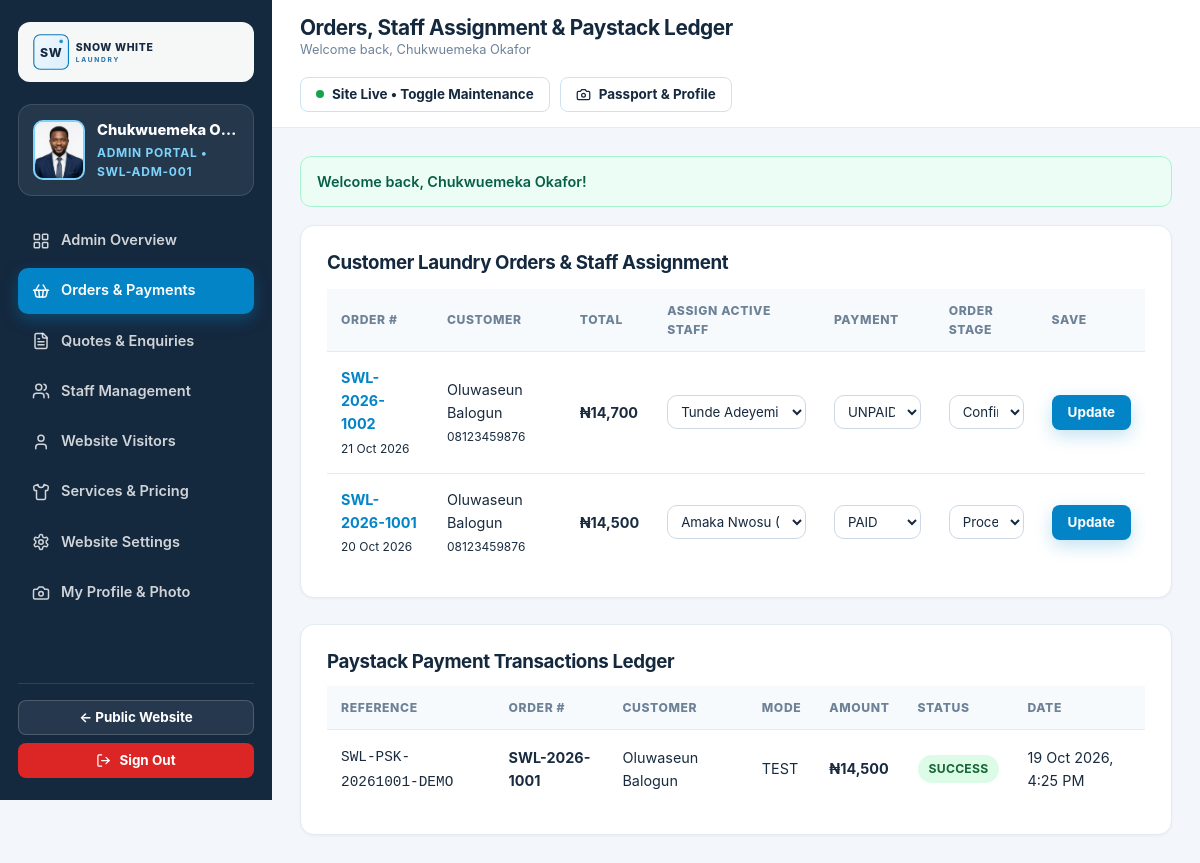
The app's page /admin/orders.php (signed in) with its own data.
### tables this page shows
CREATE TABLE `users` (
  `id` INT UNSIGNED NOT NULL AUTO_INCREMENT,
  `full_name` VARCHAR(120) NOT NULL,
  `email` VARCHAR(160) NOT NULL,
  `phone` VARCHAR(30) DEFAULT NULL,
  `password_hash` VARCHAR(255) NOT NULL,
  `role` ENUM('visitor', 'staff', 'admin') NOT NULL DEFAULT 'visitor',
  `status` ENUM('active', 'suspended') NOT NULL DEFAULT 'active',
  `suspension_reason` VARCHAR(255) DEFAULT NULL,
  `staff_code` VARCHAR(30) DEFAULT NULL,
  `job_title` VARCHAR(100) DEFAULT NULL,
  `address` VARCHAR(255) DEFAULT NULL,
  `city_area` VARCHAR(100) DEFAULT NULL,
  `passport_photo` VARCHAR(255) DEFAULT NULL,
  `bio` TEXT DEFAULT NULL,
  `last_login_at` DATETIME DEFAULT NULL,
  `created_at` DATETIME NOT NULL DEFAULT CURRENT_TIMESTAMP,
  `updated_at` DATETIME NOT NULL DEFAULT CURRENT_TIMESTAMP ON UPDATE CURRENT_TIMESTAMP,
  PRIMARY KEY (`id`),
  UNIQUE KEY `uniq_users_email` (`email`),
  KEY `idx_users_role_status` (`role`, `status`)
);

CREATE TABLE `orders` (
  `id` INT UNSIGNED NOT NULL AUTO_INCREMENT,
  `order_number` VARCHAR(32) NOT NULL,
  `user_id` INT UNSIGNED DEFAULT NULL,
  `customer_name` VARCHAR(120) NOT NULL,
  `customer_email` VARCHAR(160) NOT NULL,
  `customer_phone` VARCHAR(30) NOT NULL,
  `pickup_address` VARCHAR(255) NOT NULL,
  `delivery_option` ENUM('drop_off', 'pickup_delivery') NOT NULL DEFAULT 'pickup_delivery',
  `service_speed` ENUM('standard', 'express') NOT NULL DEFAULT 'standard',
  `preferred_date` DATE NOT NULL,
  `preferred_time_slot` VARCHAR(50) NOT NULL DEFAULT 'Morning (8:00 AM - 12:00 PM)',
  `special_notes` TEXT DEFAULT NULL,
  `subtotal_ngn` DECIMAL(12,2) NOT NULL DEFAULT 0.00,
  `delivery_fee_ngn` DECIMAL(12,2) NOT NULL DEFAULT 0.00,
  `express_fee_ngn` DECIMAL(12,2) NOT NULL DEFAULT 0.00,
  `total_amount_ngn` DECIMAL(12,2) NOT NULL DEFAULT 0.00,
  `payment_method` ENUM('paystack', 'pay_on_pickup') NOT NULL DEFAULT 'paystack',
  `payment_status` ENUM('unpaid', 'paid', 'failed', 'refunded') NOT NULL DEFAULT 'unpaid',
  `order_status` ENUM('pending', 'confirmed', 'picked_up', 'processing', 'ready', 'delivered', 'cancelled') NOT NULL DEFAULT 'pending',
  `assigned_staff_id` INT UNSIGNED DEFAULT NULL,
  `staff_notes` TEXT DEFAULT NULL,
  `created_at` DATETIME NOT NULL DEFAULT CURRENT_TIMESTAMP,
  `updated_at` DATETIME NOT NULL DEFAULT CURRENT_TIMESTAMP ON UPDATE CURRENT_TIMESTAMP,
  PRIMARY KEY (`id`),
  UNIQUE KEY `uniq_orders_number` (`order_number`),
  KEY `idx_orders_user` (`user_id`),
  KEY `idx_orders_staff` (`assigned_staff_id`),
  KEY `idx_orders_status` (`order_status`, `payment_status`),
  CONSTRAINT `fk_orders_user` FOREIGN KEY (`user_id`) REFERENCES `users` (`id`) ON DELETE SET NULL,
  CONSTRAINT `fk_orders_staff` FOREIGN KEY (`assigned_staff_id`) REFERENCES `users` (`id`) ON DELETE SET NULL
);

CREATE TABLE `payments` (
  `id` INT UNSIGNED NOT NULL AUTO_INCREMENT,
  `order_id` INT UNSIGNED NOT NULL,
  `user_id` INT UNSIGNED DEFAULT NULL,
  `reference` VARCHAR(100) NOT NULL,
  `gateway` VARCHAR(30) NOT NULL DEFAULT 'paystack',
  `mode` VARCHAR(20) NOT NULL DEFAULT 'test',
  `amount_ngn` DECIMAL(12,2) NOT NULL,
  `currency` VARCHAR(10) NOT NULL DEFAULT 'NGN',
  `status` ENUM('initialized', 'success', 'failed') NOT NULL DEFAULT 'initialized',
  `channel` VARCHAR(40) DEFAULT NULL,
  `gateway_response` VARCHAR(255) DEFAULT NULL,
  `paid_at` DATETIME DEFAULT NULL,
  `raw_payload` LONGTEXT DEFAULT NULL,
  `created_at` DATETIME NOT NULL DEFAULT CURRENT_TIMESTAMP,
  PRIMARY KEY (`id`),
  UNIQUE KEY `uniq_payments_ref` (`reference`),
  KEY `idx_payments_order` (`order_id`),
  CONSTRAINT `fk_payments_order` FOREIGN KEY (`order_id`) REFERENCES `orders` (`id`) ON DELETE CASCADE,
  CONSTRAINT `fk_payments_user` FOREIGN KEY (`user_id`) REFERENCES `users` (`id`) ON DELETE SET NULL
);

### admin/orders.php (the view, shortened to what this page needs)
<?php
require_once __DIR__ . '/../includes/bootstrap.php';
$authUser = swl_require_auth('admin');
$pdo      = swl_db();
$activeStaff = $pdo->query("SELECT id, full_name, staff_code FROM users WHERE role = 'staff' AND status = 'active' ORDER BY full_name ASC")->fetchAll();
$orders      = $pdo->query('SELECT * FROM orders ORDER BY id DESC')->fetchAll();
$payments    = $pdo->query(
    'SELECT p.*, o.order_number, o.customer_name
     FROM payments p
     JOIN orders o ON o.id = p.order_id
     ORDER BY p.id DESC LIMIT 12'
)->fetchAll();
$dashTitle = 'Orders, Staff Assignment & Paystack Ledger';
$activeTab = 'orders';
require __DIR__ . '/../includes/dashboard_header.php';
?>
<div class="card" style="margin-bottom:26px;">
  <h3>Customer Laundry Orders &amp; Staff Assignment</h3>
  <div class="table-wrap" style="margin-top:14px;">
    <table class="swl-table">
      <thead>
        <tr>
          <th>Order #</th>
          <th>Customer</th>
          <th>Total</th>
          <th>Assign Active Staff</th>
          <th>Payment</th>
          <th>Order Stage</th>
          <th>Save</th>
        </tr>
      </thead>
      <tbody>
        <?php foreach ($orders as $ord): ?>
          <tr>
            <form method="post">
              <td>
                <strong><a href="<?= e(swl_base_url('receipt.php?order=' . urlencode($ord['order_number']))) ?>" target="_blank"><?= e($ord['order_number']) ?></a></strong>
                <br><small><?= e(date('d M Y', strtotime($ord['preferred_date']))) ?></small>
              </td>
              <td><?= e($ord['customer_name']) ?><br><small><?= e($ord['customer_phone']) ?></small></td>
              <td><strong><?= swl_money($ord['total_amount_ngn']) ?></strong></td>
              <td>
                <select name="assigned_staff_id" class="form-control" style="padding:7px 9px;font-size:0.83rem;">
                  <?php foreach ($activeStaff as $st): ?>
                    <option value="<?= (int)$st['id'] ?>" <?= (int)$ord['assigned_staff_id'] === (int)$st['id'] ? 'selected' : '' ?>>
                      <?= e($st['full_name']) ?> (<?= e($st['staff_code']) ?>)
                    </option>
                  <?php endforeach; ?>
                </select>
              </td>
              <td>
                <select name="payment_status" class="form-control" style="padding:7px 9px;font-size:0.83rem;">
                  <?php foreach (['unpaid','paid','failed','refunded'] as $ps): ?>
                    <option value="<?= $ps ?>" <?= $ord['payment_status'] === $ps ? 'selected' : '' ?>><?= strtoupper($ps) ?></option>
                  <?php endforeach; ?>
                </select>
              </td>
              <td>
                <select name="order_status" class="form-control" style="padding:7px 9px;font-size:0.83rem;">
                  <?php foreach (['pending','confirmed','picked_up','processing','ready','delivered','cancelled'] as $os): ?>
                    <option value="<?= $os ?>" <?= $ord['order_status'] === $os ? 'selected' : '' ?>><?= ucwords(str_replace('_', ' ', $os)) ?></option>
                  <?php endforeach; ?>
                </select>
              </td>
              <td><button type="submit" class="btn btn-primary btn-sm">Update</button></td>
            </form>
          </tr>
        <?php endforeach; ?>
      </tbody>
    </table>
  </div>
</div>
<div class="card">
  <h3>Paystack Payment Transactions Ledger</h3>
  <div class="table-wrap" style="margin-top:12px;">
    <table class="swl-table">
      <thead>
        <tr>
          <th>Reference</th>
          <th>Order #</th>
          <th>Customer</th>
          <th>Mode</th>
          <th>Amount</th>
          <th>Status</th>
          <th>Date</th>
        </tr>
      </thead>
      <tbody>
        <?php foreach ($payments as $p): ?>
          <tr>
            <td><code><?= e($p['reference']) ?></code></td>
            <td><strong><?= e($p['order_number']) ?></strong></td>
            <td><?= e($p['customer_name']) ?></td>
            <td><?= e(strtoupper($p['mode'])) ?></td>
            <td><strong><?= swl_money($p['amount_ngn'], $p['currency']) ?></strong></td>
            <td><span class="badge badge-paid"><?= e(strtoupper($p['status'])) ?></span></td>
            <td><?= e(date('d M Y, g:i A', strtotime($p['created_at']))) ?></td>
          </tr>
        <?php endforeach; ?>
      </tbody>
    </table>
  </div>
</div>
<?php require __DIR__ . '/../includes/dashboard_footer.php'; ?>

### includes/dashboard_header.php (shortened to what this page needs)
<?php
$authUser  = $authUser ?? swl_require_auth();
$role      = $authUser['role'];
$siteName  = swl_setting('site_name', 'Snow White Laundry');
$dashTitle = $dashTitle ?? ucfirst($role) . ' Dashboard';
$activeTab = $activeTab ?? 'dashboard';
$avatarUrl = swl_avatar_url($authUser);
$flashes   = swl_get_flashes();
$navItems = match ($role) {
    'admin' => [
        ['key' => 'dashboard', 'label' => 'Admin Overview',      'icon' => 'grid',        'url' => 'admin/dashboard.php'],
        ['key' => 'orders',    'label' => 'Orders & Payments',   'icon' => 'basket',      'url' => 'admin/orders.php'],
        ['key' => 'enquiries', 'label' => 'Quotes & Enquiries',  'icon' => 'file-text',   'url' => 'admin/enquiries.php'],
        ['key' => 'staff',     'label' => 'Staff Management',    'icon' => 'users',       'url' => 'admin/staff.php'],
        ['key' => 'visitors',  'label' => 'Website Visitors',    'icon' => 'user',        'url' => 'admin/visitors.php'],
        ['key' => 'services',  'label' => 'Services & Pricing',  'icon' => 'shirt',       'url' => 'admin/services.php'],
        ['key' => 'settings',  'label' => 'Website Settings',    'icon' => 'settings',    'url' => 'admin/settings.php'],
        ['key' => 'profile',   'label' => 'My Profile & Photo',  'icon' => 'camera',      'url' => 'admin/profile.php'],
    ],
    'staff' => [
        ['key' => 'dashboard', 'label' => 'Staff Workspace',     'icon' => 'grid',        'url' => 'staff/dashboard.php'],
        ['key' => 'orders',    'label' => 'Laundry Orders Queue','icon' => 'basket',      'url' => 'staff/orders.php'],
        ['key' => 'enquiries', 'label' => 'Customer Enquiries',  'icon' => 'file-text',   'url' => 'staff/enquiries.php'],
        ['key' => 'profile',   'label' => 'My Profile & Photo',  'icon' => 'camera',      'url' => 'staff/profile.php'],
    ],
    default => [
        ['key' => 'dashboard', 'label' => 'My Dashboard',        'icon' => 'grid',        'url' => 'visitor/dashboard.php'],
        ['key' => 'book',      'label' => 'Book Laundry Service','icon' => 'sparkles',    'url' => 'visitor/book.php'],
        ['key' => 'orders',    'label' => 'My Orders & Paystack','icon' => 'credit-card', 'url' => 'visitor/orders.php'],
        ['key' => 'enquiries', 'label' => 'My Quotes & Messages','icon' => 'file-text',   'url' => 'visitor/enquiries.php'],
        ['key' => 'profile',   'label' => 'My Profile & Photo',  'icon' => 'camera',      'url' => 'visitor/profile.php'],
    ],
};
?>
<!DOCTYPE html>
<html lang="en">
<head>
  <link rel="stylesheet" href="<?= e(swl_base_url('assets/css/style.css')) ?>">
</head>
<body class="dash-body">
<div class="dash-layout">
  <aside class="dash-sidebar no-print" id="swlDashSidebar">
    <a href="<?= e(swl_base_url()) ?>" class="dash-brand" title="Visit Live Website">
      <img src="<?= e(swl_logo_url()) ?>" alt="<?= e($siteName) ?>">
    </a>
    <div class="dash-user-box">
      <div class="passport-avatar">
        <?php if ($avatarUrl): ?>
          <img src="<?= e($avatarUrl) ?>" alt="<?= e($authUser['full_name']) ?>">
        <?php else: ?>
          <span><?= e(swl_initials($authUser['full_name'])) ?></span>
        <?php endif; ?>
      </div>
      <div style="min-width:0;">
        <div style="font-weight:800;font-size:0.92rem;white-space:nowrap;overflow:hidden;text-overflow:ellipsis;">
          <?= e($authUser['full_name']) ?>
        </div>
        <div style="font-size:0.75rem;color:#7dd3fc;text-transform:uppercase;letter-spacing:0.06em;font-weight:700;">
          <?= e($role === 'visitor' ? 'Customer Account' : ucfirst($role) . ' Portal') ?>
          <?php if (!empty($authUser['staff_code'])): ?>
            &bull; <?= e($authUser['staff_code']) ?>
          <?php endif; ?>
        </div>
      </div>
    </div>
    <nav class="dash-nav">
      <?php foreach ($navItems as $item): ?>
        <a href="<?= e(swl_base_url($item['url'])) ?>" class="<?= $activeTab === $item['key'] ? 'active' : '' ?>">
          <?= swl_icon($item['icon'], 18) ?>
          <span><?= e($item['label']) ?></span>
        </a>
      <?php endforeach; ?>
    </nav>
    <div style="margin-top:24px;padding-top:16px;border-top:1px solid rgba(255,255,255,0.12);display:grid;gap:8px;">
      <a href="<?= e(swl_base_url()) ?>" class="btn btn-outline btn-sm" style="background:rgba(255,255,255,0.08);border-color:rgba(255,255,255,0.18);color:#fff;">
        &larr; Public Website
      </a>
      <a href="<?= e(swl_base_url('logout.php')) ?>" class="btn btn-danger btn-sm">
        <?= swl_icon('logout', 15) ?> Sign Out
      </a>
    </div>
  </aside>
  <div class="dash-main">
    <header class="dash-topbar no-print">
      <div style="display:flex;align-items:center;gap:12px;">
        <div>
          <h1 style="font-size:1.3rem;margin:0;"><?= e($dashTitle) ?></h1>
          <div style="font-size:0.8rem;color:var(--text-subtle);">
            Welcome back, <?= e($authUser['full_name']) ?>
          </div>
        </div>
      </div>
      <div style="display:flex;align-items:center;gap:10px;flex-wrap:wrap;">
        <?php if ($role === 'admin'): ?>
          <form method="post" action="<?= e(swl_base_url('admin/settings.php')) ?>" style="margin:0;">
            <?php if (swl_is_maintenance()): ?>
              <button type="submit" class="btn btn-warning btn-sm" title="Click to disable Maintenance Mode and put website live">
                <?= swl_icon('power', 15) ?> Maintenance ON (Click to Go Live)
              </button>
            <?php else: ?>
              <button type="submit" class="btn btn-outline btn-sm" title="Click to enable Maintenance Mode">
                <span style="width:8px;height:8px;border-radius:50%;background:#16a34a;display:inline-block;"></span>
                Site Live &bull; Toggle Maintenance
              </button>
            <?php endif; ?>
          </form>
        <?php endif; ?>
        <a href="<?= e(swl_base_url($role . '/profile.php')) ?>" class="btn btn-outline btn-sm">
          <?= swl_icon('camera', 15) ?> Passport &amp; Profile
        </a>
      </div>
    </header>
    <main class="dash-content">
      <?php foreach ($flashes as $f): ?>
        <div class="alert alert-<?= e($f['type']) ?>"><?= e($f['message']) ?></div>
      <?php endforeach; ?>

### records on screen
users: passport_photo (picture), full_name "Chukwuemeka O…", role "ADMIN PORTAL", staff_code "SWL-ADM-001", full_name "Chukwuemeka Okafor"
orders: order_number "SWL-2026-1002", preferred_date "21 Oct 2026", customer_name "Oluwaseun Balogun", customer_phone "08123459876", total_amount_ngn "₦14,700", assigned_staff_id "Tunde Adeyemi (SWL-STF-002)", payment_status "UNPAID", order_status "Confirmed"
orders: order_number "SWL-2026-1001", preferred_date "20 Oct 2026", customer_name "Oluwaseun Balogun", customer_phone "08123459876", total_amount_ngn "₦14,500", assigned_staff_id "Amaka Nwosu (SWL-STF-001)", payment_status "PAID", order_status "Processing"
payments: reference "SWL-PSK-20261001-DEMO", order.order_number "SWL-2026-1001", order.customer_name "Oluwaseun Balogun", mode "TEST", swl_money($p['amount_ngn'], $p['currency']) "₦14,500", status "SUCCESS", created_at "19 Oct 2026, 4:25 PM"

### other values on screen
$item['label'] "Admin Overview"
$item['label'] "Orders & Payments"
$item['label'] "Quotes & Enquiries"
$item['label'] "Staff Management"
$item['label'] "Website Visitors"
$item['label'] "Services & Pricing"
$item['label'] "Website Settings"
$item['label'] "My Profile & Photo"
$dashTitle "Orders, Staff Assignment & Paystack Ledger"
$f['message'] "Welcome back, Chukwuemeka Okafor!"
